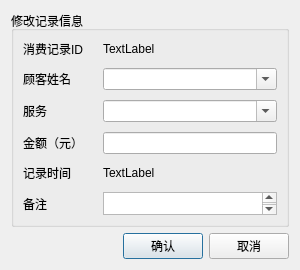
<?xml version="1.0" encoding="UTF-8"?>
<ui version="4.0">
 <class>UpdateConsumption</class>
 <widget class="QDialog" name="UpdateConsumption">
  <property name="geometry">
   <rect>
    <x>0</x>
    <y>0</y>
    <width>300</width>
    <height>270</height>
   </rect>
  </property>
  <property name="minimumSize">
   <size>
    <width>300</width>
    <height>270</height>
   </size>
  </property>
  <property name="maximumSize">
   <size>
    <width>16777215</width>
    <height>270</height>
   </size>
  </property>
  <property name="windowTitle">
   <string>更新记录</string>
  </property>
  <layout class="QVBoxLayout" name="verticalLayout">
   <item>
    <widget class="QGroupBox" name="groupBox">
     <property name="title">
      <string>修改记录信息</string>
     </property>
     <layout class="QFormLayout" name="formLayout">
      <property name="horizontalSpacing">
       <number>20</number>
      </property>
      <property name="verticalSpacing">
       <number>10</number>
      </property>
      <item row="0" column="0">
       <widget class="QLabel" name="label">
        <property name="text">
         <string>消费记录ID</string>
        </property>
       </widget>
      </item>
      <item row="0" column="1">
       <widget class="QLabel" name="IDLabel">
        <property name="text">
         <string>TextLabel</string>
        </property>
       </widget>
      </item>
      <item row="1" column="0">
       <widget class="QLabel" name="label_3">
        <property name="text">
         <string>顾客姓名</string>
        </property>
       </widget>
      </item>
      <item row="2" column="0">
       <widget class="QLabel" name="label_4">
        <property name="text">
         <string>服务</string>
        </property>
       </widget>
      </item>
      <item row="3" column="0">
       <widget class="QLabel" name="label_5">
        <property name="text">
         <string>金额（元）</string>
        </property>
       </widget>
      </item>
      <item row="3" column="1">
       <widget class="QLineEdit" name="amountEdit"/>
      </item>
      <item row="4" column="0">
       <widget class="QLabel" name="label_6">
        <property name="text">
         <string>记录时间</string>
        </property>
       </widget>
      </item>
      <item row="4" column="1">
       <widget class="QLabel" name="timeLabel">
        <property name="text">
         <string>TextLabel</string>
        </property>
       </widget>
      </item>
      <item row="5" column="0">
       <widget class="QLabel" name="label_8">
        <property name="text">
         <string>备注</string>
        </property>
       </widget>
      </item>
      <item row="5" column="1">
       <widget class="QPlainTextEdit" name="notePlain"/>
      </item>
      <item row="1" column="1">
       <widget class="QComboBox" name="nameCombo">
        <property name="editable">
         <bool>true</bool>
        </property>
       </widget>
      </item>
      <item row="2" column="1">
       <widget class="QComboBox" name="serviceCombo">
        <property name="editable">
         <bool>true</bool>
        </property>
       </widget>
      </item>
     </layout>
    </widget>
   </item>
   <item>
    <layout class="QHBoxLayout" name="horizontalLayout">
     <property name="sizeConstraint">
      <enum>QLayout::SizeConstraint::SetDefaultConstraint</enum>
     </property>
     <item>
      <spacer name="horizontalSpacer">
       <property name="orientation">
        <enum>Qt::Orientation::Horizontal</enum>
       </property>
       <property name="sizeHint" stdset="0">
        <size>
         <width>40</width>
         <height>20</height>
        </size>
       </property>
      </spacer>
     </item>
     <item>
      <widget class="QPushButton" name="btnConfirm">
       <property name="sizePolicy">
        <sizepolicy hsizetype="Minimum" vsizetype="Minimum">
         <horstretch>0</horstretch>
         <verstretch>0</verstretch>
        </sizepolicy>
       </property>
       <property name="minimumSize">
        <size>
         <width>80</width>
         <height>0</height>
        </size>
       </property>
       <property name="maximumSize">
        <size>
         <width>80</width>
         <height>16777215</height>
        </size>
       </property>
       <property name="text">
        <string>确认</string>
       </property>
      </widget>
     </item>
     <item>
      <widget class="QPushButton" name="btnCancel">
       <property name="sizePolicy">
        <sizepolicy hsizetype="Expanding" vsizetype="Expanding">
         <horstretch>0</horstretch>
         <verstretch>0</verstretch>
        </sizepolicy>
       </property>
       <property name="minimumSize">
        <size>
         <width>80</width>
         <height>0</height>
        </size>
       </property>
       <property name="maximumSize">
        <size>
         <width>80</width>
         <height>16777215</height>
        </size>
       </property>
       <property name="text">
        <string>取消</string>
       </property>
      </widget>
     </item>
    </layout>
   </item>
  </layout>
 </widget>
 <resources/>
 <connections/>
</ui>
